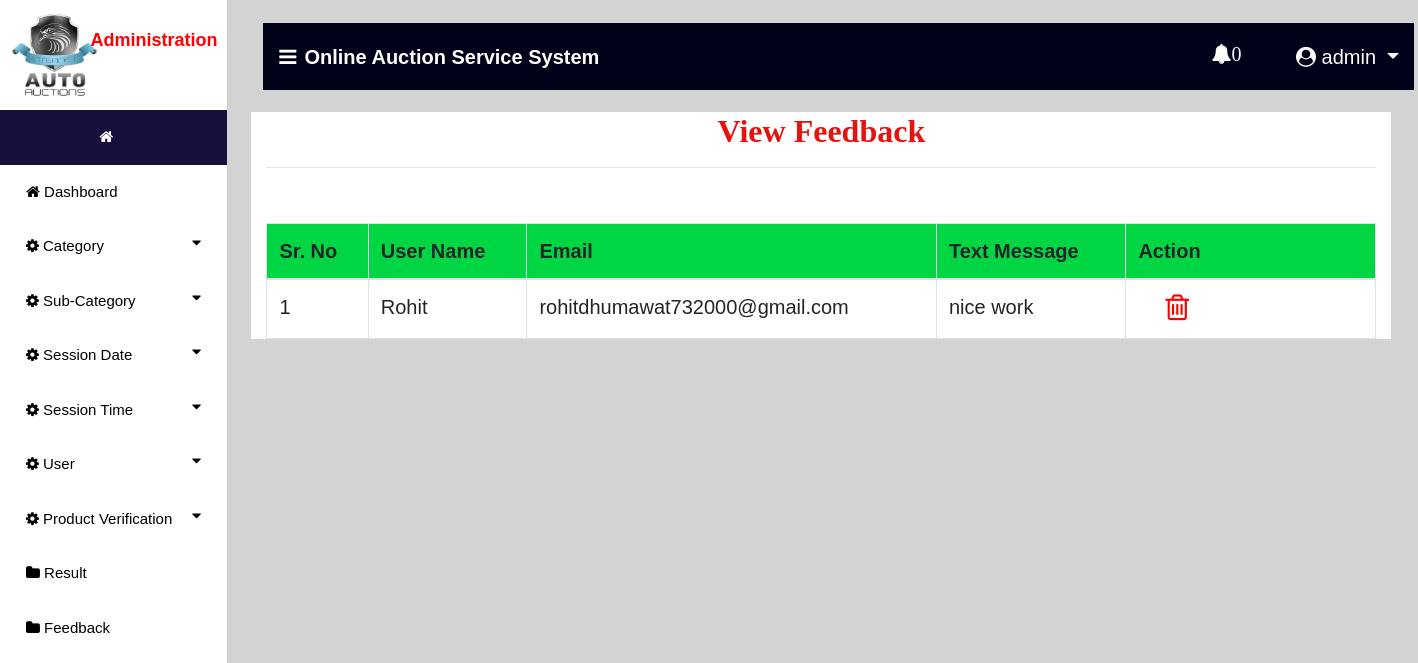
The page /view_feedback (signed in) on the database its author committed.
### auction/models.py (models this page shows, shortened)
class Send_Feedback(models.Model):
    profile = models.ForeignKey(User, on_delete=models.CASCADE, null=True)
    message1 = models.TextField(null=True)
    date = models.CharField(max_length=30, null=True)

### auction/views.py (the view)
# urls.py: path('view_feedback', view_feedback, name='view_feedback'),
def view_feedback(request):
    if not request.user.is_staff:
        return redirect('login_user')
    new2 = new()
    count = 0
    if new2:
        count += 1
    user1 = User.objects.get(id=request.user.id)
    pro = ""
    try:
        pro = Bidder.objects.get(user=user1)
        if pro:
            error = "pat"
    except:
        pro = Auction_User.objects.get(user=user1)
    cat = Send_Feedback.objects.all()
    d = {'error':error,'pro':pro,'data':pro,'cat':cat,'count':count,'new2':new2}
    return render(request,'view_feedback.html',d)

### auction/views.py (called while the page is built)
def new():
    status = Status.objects.get(status="pending")
    new_pro = Product.objects.filter(status=status)
    return new_pro

### auction/templates/view_feedback.html (shortened to what this page needs)
{% extends 'navigation3.html' %}
{% block body1 %}
 <div class="container" style="background:white">
<center><h2 style = "font-family : 'Monotype Corsiva' ; color : #E6120E ; font-weight : bold;margin-top:2%">View Feedback</h2></center><hr>
<table class="table table-bordered" id="myTable">
  <thead>
  <tr>
    <th>Sr. No</th>
    <th>User Name</th>
    <th>Email</th>
    <th>Text Message</th>
    <th style="width:250px">Action</th>
  </tr>
  </thead>
   <tbody>
{% for i in cat %}
  <tr>
      <td>{{forloop.counter}}</td>
    <td>{{i.profile.username}}</td>
    <td>{{i.profile.email}}</td>
    <td>{{i.message1}}</td>
      <td>
          <a href="{% url 'delete_feedback' i.id %}">  <i style="font-size:30px;color:red;margin-left:12%" class="fa fa-trash-o" onclick="return confirm('Are you sure?')"></i></a></td>
  </tr>
   {% endfor %}
    </tbody>
</table>
 </div>
{% endblock %}

### auction/templates/navigation3.html (shortened to what this page needs)
{% extends 'navigation2.html' %}
{% block body %}
<nav class="navbar navbar-expand-lg navbar-light" style="margin-left:2%;margin-top:2%;width:99%;background-color:#00021a">
  <a class="navbar-brand" href="#" style="color:white;font-weight:bold"><i class="fa fa-bars" style="margin-right:8px"></i>Online Auction Service System</a>
  {% if request.user.is_staff %}
     <div class="collapse navbar-collapse nav justify-content-end" id="navbarNavDropdown">
      <li class="nav-item dropdown" style="margin-right:3%;color:white;margin-left:600px">
        <a class="nav-link dropdown" style="margin-left:5%;color:white" href="#" id="navbarDropdown" role="button" data-toggle="dropdown" aria-haspopup="true">
          <i class="fa fa-bell" style="top:0;padding-bottom:10px">{{count}}</i>
        </a>
        <hr>
      </li>
  </div>
     {% endif %}
  <div class="collapse navbar-collapse nav justify-content-end" id="navbarNavDropdown">
      <li class="nav-item dropdown" style="margin-right:3%;color:white">
        <a class="nav-link dropdown-toggle" style="color:white;margin-left:5%" href="#" id="navbarDropdown" role="button" data-toggle="dropdown" aria-haspopup="true" aria-expanded="false">
          <i class="fa fa-user-circle"></i> {{request.user.username}}
        </a>
      </li>
  </div>
 </nav>
{% block body1 %}
{% endblock %}
{% endblock %}

### auction/templates/navigation2.html (style rules this page uses)
thead { background:#00d644; }
body { font-family: "Lato", sans-serif; }
body { margin:0;font-family:Arial }
.dropdown { float:right; }

### rows shown on the page
Send_Feedback: profile.username "Rohit", profile.email "rohitdhumawat732000@gmail.com", message1 "nice work"

### other values the page prints
{{ count }} "0"
{{ request.user.username }} "admin"
